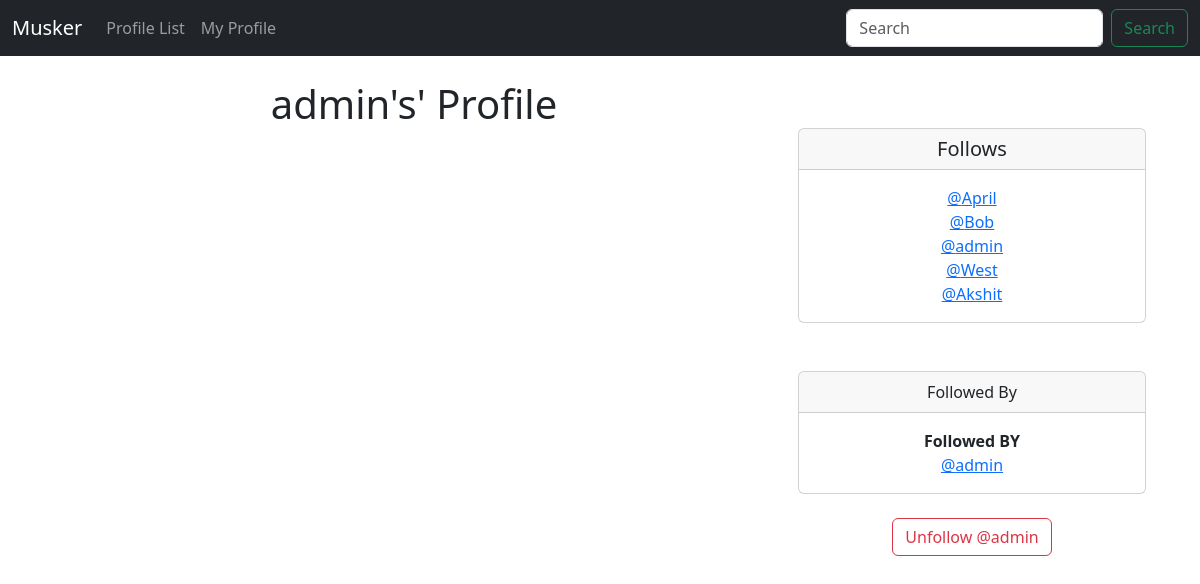
The app's page /profile/1 (signed in), older data.
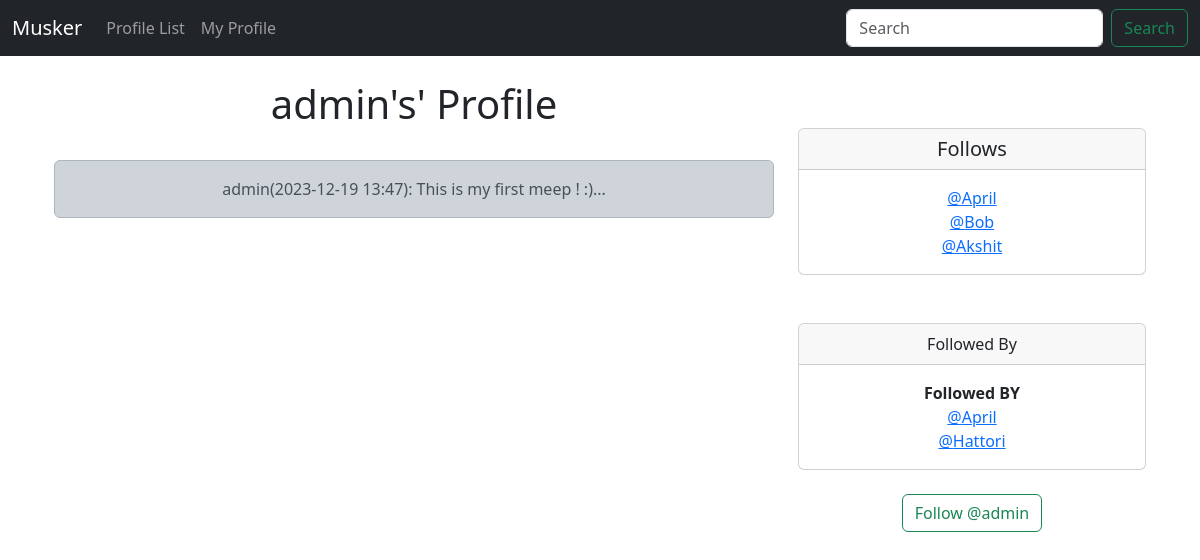
The same page, newer data.
### musker/models.py (models this page shows)
class Profile(models.Model):
    user = models.OneToOneField(User, on_delete=models.CASCADE)
    follows = models.ManyToManyField('self', related_name='followed_by', symmetrical=False, blank=True)
    date_modified = models.DateTimeField(User, auto_now=True)
    def __str__(self):
        return self.user.username

class Meep(models.Model):
    user = models.ForeignKey(User, related_name="meeps", on_delete=models.DO_NOTHING)
    body = models.CharField(max_length=500)
    created_at = models.DateTimeField(auto_now_add=True)
    def __str__(self):
        return(
            f"{self.user}"
            f"({self.created_at:%Y-%m-%d %H:%M}): "
            f"{self.body}..."
        )

### musker/views.py (the view, shortened to what this page needs)
# urls.py: path('profile/<int:pk>', views.profile, name='profile'),
def profile(request, pk):
    if request.user.is_authenticated:
        profile = Profile.objects.get(user_id = pk)
        meeps = Meep.objects.filter(user_id = pk).order_by("-created_at")
        return render(request, 'profile.html', {'profile': profile, 'meeps': meeps})
    else:
        messages.success(request, 'login to view this page')
        return redirect('home')

### musker/templates/profile.html (shortened to what this page needs)
{% extends 'base.html' %}
{% block content %}
{% if profile %}
    <div class="container text-center">
        <div class="row">
            <div class="col-8">
              <h1>{{ profile.user.username }}'s' Profile</h1>
              <br/>
              {% if meeps %}
                {% for meep in meeps %}
                  <div class="alert alert-dark" role="alert">
                    {{ meep }}
                  </div><br/><br/>
                {% endfor %}
              {% endif %}
            </div>
            <div class="col-4">
              <br/><br/>
                <div class="card">
                    <h5 class="card-header">
                      Follows
                    </h5>
                    <div class="card-body">
                      <p class="card-text">
                        {% for following in profile.follows.all %}
                            <a href="{% url 'profile' following.user.id %}">@{{ following }}<br/></a>
                        {% endfor %}
                      </p>
                    </div>
                </div>
                <br/><br/>
                <div class="card">
                    <div class="card-header">
                      Followed By
                    </div>
                    <div class="card-body">
                      <p class="card-text">
                        <strong>Followed BY</strong><br/>
                            {% for following in profile.followed_by.all %}
                                <a href="{% url 'profile' following.user.id %}">@{{ following }}<br/></a>
                            {% endfor %}
                      </p>
                    </div>
                  </div>
                  <br/>
                  <form method=POST>
                        {% if profile in user.profile.follows.all %}
                            <button class="btn btn-outline-danger" name="follow" value="unfollow" type="submit"> Unfollow @{{ profile.user.username }}
                            </button>
                        {% else %}
                            <button class="btn btn-outline-success" name="follow" value="follow" type="submit"> Follow @{{ profile.user.username }}
                            </button>
                        {% endif %}
                  </form>
                  <br/>
            </div>
        </div>
    </div>
{% endif %}
{% endblock %}

Row changes from the older to the newer data that the page shows:
no longer on one of the page's lists (row edited): Profile: user.username "admin"
no longer on this page (row unchanged): Profile: user.username "West", shown under "Follows"
added Meep: user+created_at+body "admin(2023-12-19 13:47): This is my first meep ! :)..."
now on one of the page's lists (row edited): Profile: user.username "April"
added Profile: user.username "Hattori"
Text that changed along with them:
text no longer shown: "Unfollow @"
text now shown: "Follow @"
